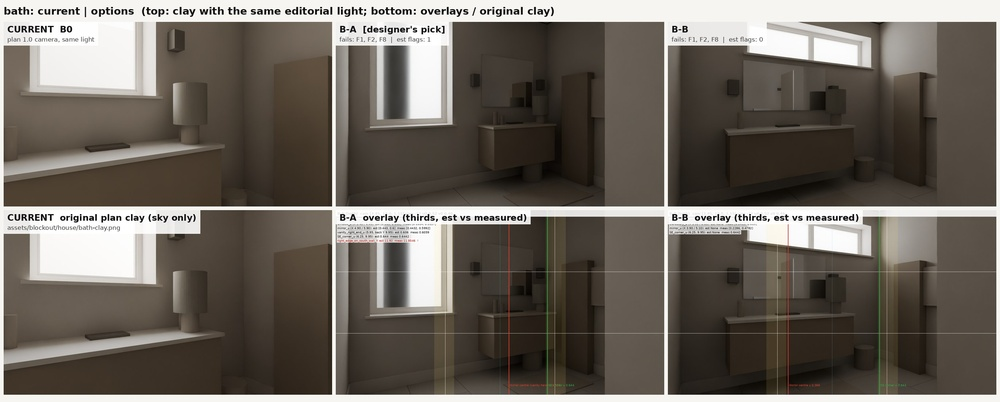
#> input picture assets/blockout/house/framing/bath-compare.jpg, 1000 x 402 px, shrunk from 2740 x 1102 before the run
$ python throw_exposure_sim.py ../../../../assets/blockout/house/framing/all-picks.jpg ../../../../assets/blockout/house/framing/bath-compare.jpg 1.0
#> lines starting #> are read from the running program, lines starting #| are printed output that depends on the picture
### qa/reports/2026-11-12-img1-pilot-r3/tools/lab.py
import numpy as np
M=np.array([[0.4124564,0.3575761,0.1804375],[0.2126729,0.7151522,0.0721750],[0.0193339,0.1191920,0.9503041]])
def srgb_to_lab(rgb):
    c=rgb.astype(np.float64)/255.0
    c=np.where(c<=0.04045,c/12.92,((c+0.055)/1.055)**2.4)
    xyz=c@M.T/np.array([0.95047,1.0,1.08883])
    f=np.where(xyz>(6/29)**3,np.cbrt(xyz),xyz/(3*(6/29)**2)+4/29)
    return np.stack([116*f[...,1]-16,500*(f[...,0]-f[...,1]),200*(f[...,1]-f[...,2])],-1)
def lch(lab):
    L,a,b=lab; return [round(float(L),2),round(float(np.hypot(a,b)),2),round(float(np.degrees(np.arctan2(b,a))%360),1)]
# [16 lines left out: function de00, not called in this run]

### qa/reports/2026-11-12-img1-pilot-r3/tools/throw_exposure_sim.py
import sys, numpy as np, json, cv2
from PIL import Image
# throw_exposure_sim.py <lab_dir> <p2.png> <target_L>: linear-light gain k so the lit side (p90-99 L*, alpha>=0.9) hits target; texture change; SIMULATION ONLY
sys.path.insert(0,sys.argv[1]); from lab import srgb_to_lab, lch
im=np.array(Image.open(sys.argv[2]).convert('RGBA')).astype(float); tgt=float(sys.argv[3]); rgb=im[...,:3]; m=im[...,3]>=0.9*255
#> after `m = im[..., 3] >= 0.9 * 255`: m: shape (402, 1000) bool; every value is 1
lin=lambda c:np.where(c/255<=0.04045,c/255/12.92,((c/255+0.055)/1.055)**2.4); enc=lambda l:255*np.where(np.clip(l,0,1)<=0.0031308,12.92*np.clip(l,0,1),1.055*np.clip(l,0,1)**(1/2.4)-0.055)
def lit(x):
    lab=srgb_to_lab(x[m]); L=lab[:,0]; p90,p99=np.percentile(L,[90,99]); return lch(np.median(lab[(L>=p90)&(L<=p99)],0))
def hp(x):
    L=srgb_to_lab(x)[...,0]; return float(np.std((L-cv2.GaussianBlur(L,(0,0),8))[cv2.erode(m.astype(np.uint8),np.ones((15,15)))>0]))
lo,hi=0.7,1.0
for _ in range(30):
    k=(lo+hi)/2
    if lit(enc(lin(rgb)*k))[0]>tgt: hi=k
    else: lo=k
#> this loop made 30 passes
#> (k, p90 in lit, p99 in lit, hi) on passes 2 to 13: (0.775, 87.35, 90.35, 0.775), (0.737, 85.65, 88.61, 0.737), (0.719, 84.78, 87.71, 0.719), (0.709, 84.34, 87.26, 0.709), (0.705, 84.12, 87.03, 0.705), (0.702, 84.01, 86.92, 0.702), (0.701, 83.96, 86.86, 0.701), (0.701, 83.93, 86.83, 0.701), (0.7, 83.91, 86.82, 0.7), (0.7, 83.91, 86.81, 0.7), (0.7, 83.9, 86.81, 0.7), (0.7, 83.9, 86.8, 0.7)
#> (p90 in lit, p99 in lit, hi) on pass 1: (90.58, 93.68, 0.85)
x=enc(lin(rgb)*k); print(json.dumps({'k':round(k,4),'lit_before':lit(rgb),'lit_after':lit(x),'hp_std_change_pct':round(100*(hp(x)/hp(rgb)-1),1)}))
#> after `x = enc(lin(rgb) * k)`:
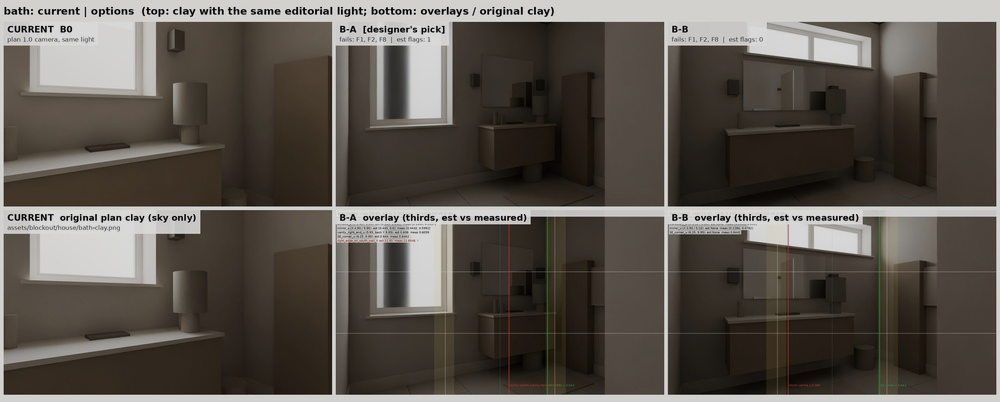
#> x: shape (402, 1000, 3) float64; mean R, G, B 91.9, 86.2, 79.3
#> in srgb_to_lab (call 33), `c=np.where(c<=0.04045,c/12.92,((c+0.055)/1.055)**2.4)`:
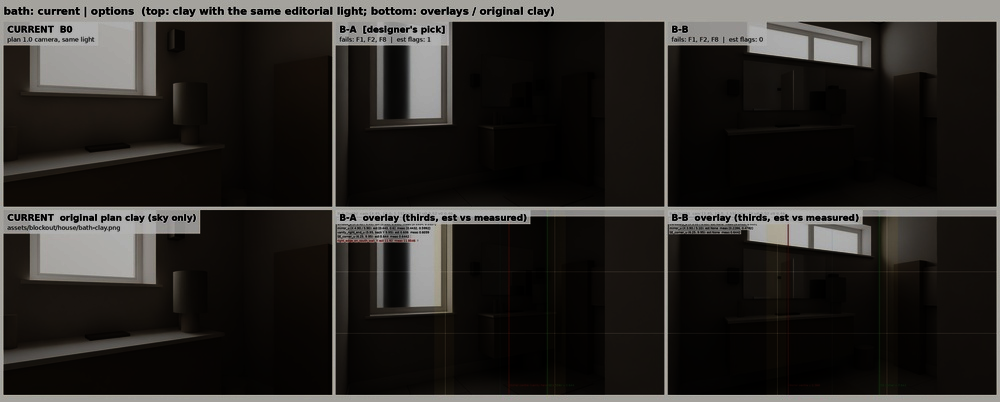
#> c: shape (402, 1000, 3) float64; mean R, G, B 0.171, 0.161, 0.149
#> in srgb_to_lab (call 33), `f=np.where(xyz>(6/29)**3,np.cbrt(xyz),xyz/(3*(6/29)**2)+4/29)`:
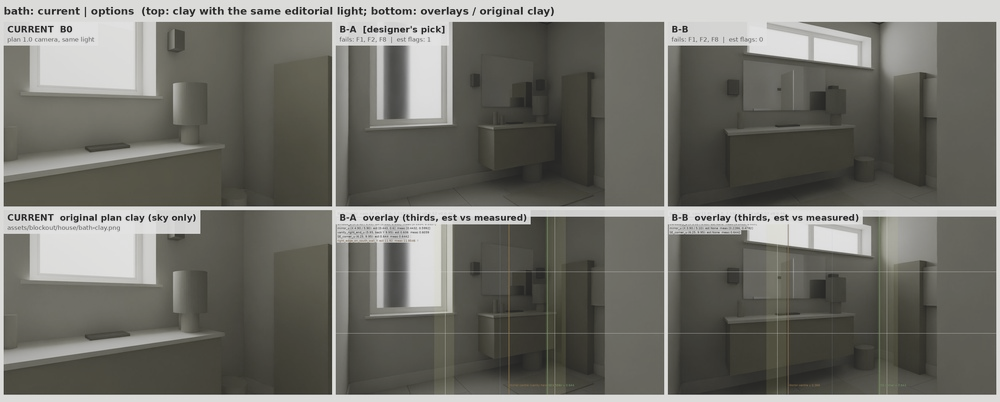
#> f: shape (402, 1000, 3) float64; mean R, G, B 0.447, 0.445, 0.419
#> in srgb_to_lab (call 33), `return np.stack([116*f[...,1]-16,500*(f[...,0]-f[...,1]),200*(f[...,1]..`:
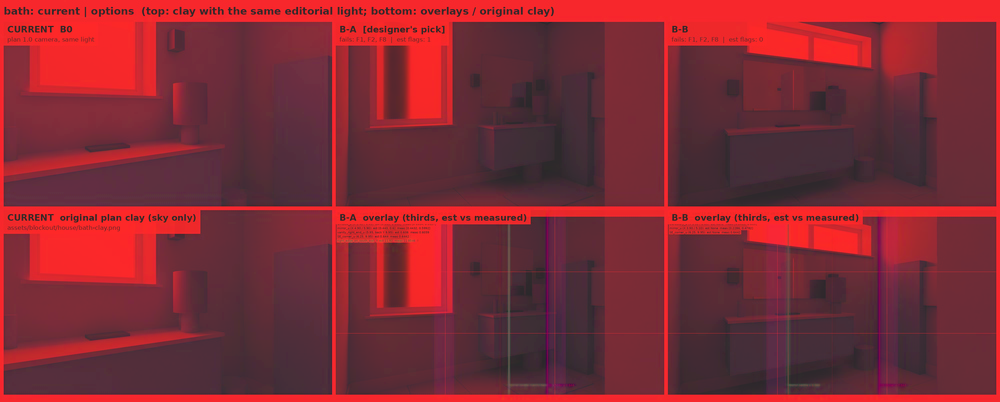
#> returned value: shape (402, 1000, 3) float64; mean of channels 0, 1, 2 35.6, 1.2, 5.2; drawn with min black and max white
#> in srgb_to_lab (call 34), `c=np.where(c<=0.04045,c/12.92,((c+0.055)/1.055)**2.4)`:
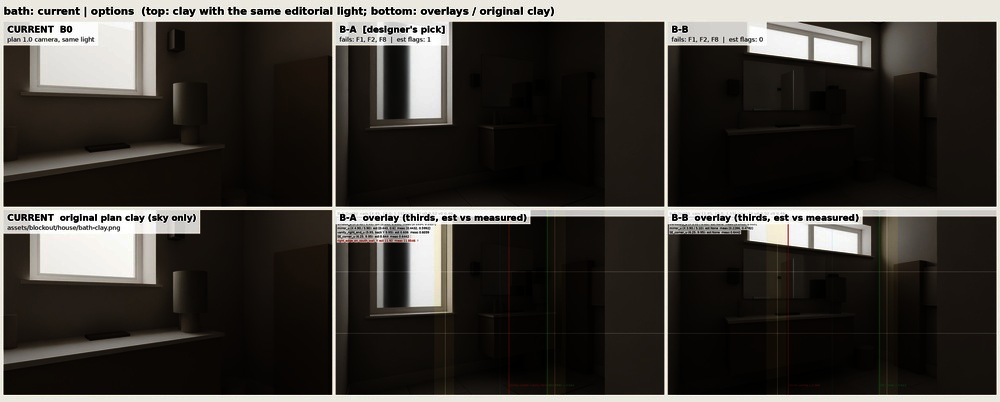
#> c: shape (402, 1000, 3) float64; mean R, G, B 0.244, 0.23, 0.213
#> in srgb_to_lab (call 34), `f=np.where(xyz>(6/29)**3,np.cbrt(xyz),xyz/(3*(6/29)**2)+4/29)`:
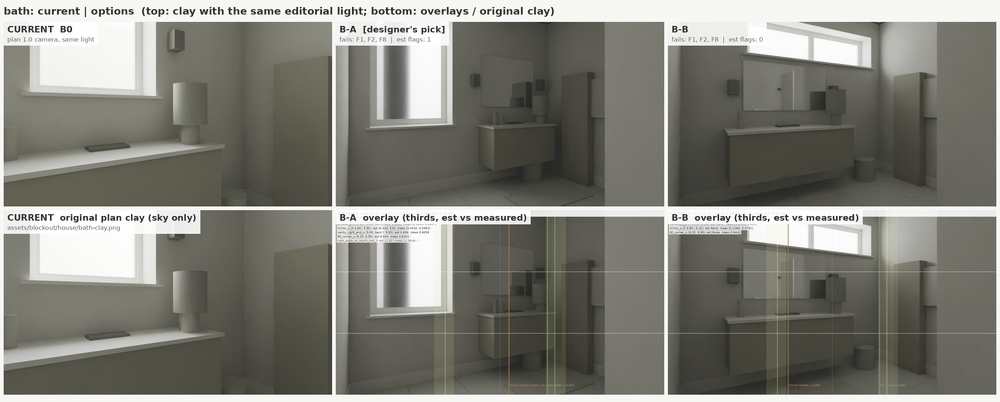
#> f: shape (402, 1000, 3) float64; mean R, G, B 0.503, 0.501, 0.471
#> in hp (call 2), `L = srgb_to_lab(x)[..., 0]`:
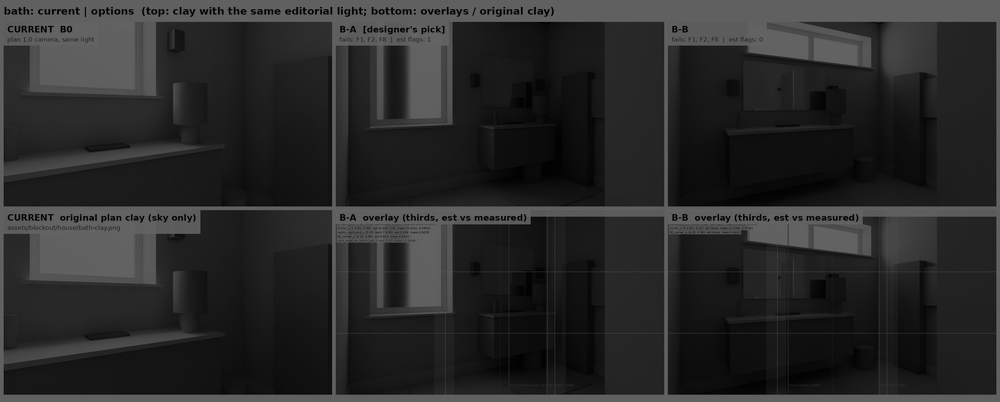
#> L: shape (402, 1000) float64; min 0, max 100, mean 42.1
#| {"k": 0.7, "lit_before": [97.18, 2.06, 99.8], "lit_after": [84.49, 1.83, 99.8], "hp_std_change_pct": -11.4}

$ run again, on assets/blockout/house/framing/corridor-compare.jpg
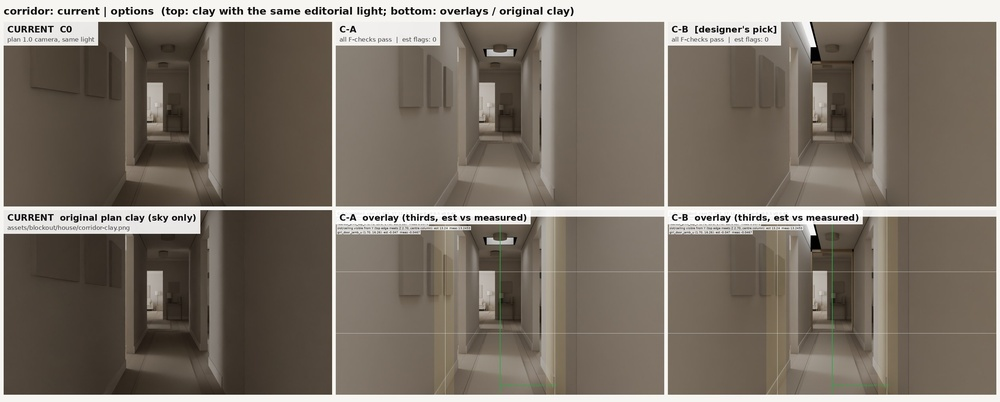
#> input picture assets/blockout/house/framing/corridor-compare.jpg, 1000 x 402 px, shrunk from 2740 x 1102 before the run
#> m: shape (402, 1000) bool; every value is 1
#> the loop `for _ in range(30):` made 30 passes
#> (k, p90 in lit, p99 in lit, hi) on passes 2 to 9: (0.775, 84.83, 89.92, 0.775), (0.737, 83.18, 88.18, 0.737), (0.719, 82.33, 87.29, 0.719), (0.709, 81.9, 86.84, 0.709), (0.705, 81.68, 86.61, 0.705), (0.702, 81.58, 86.5, 0.702), (0.701, 81.52, 86.44, 0.701), (0.701, 81.49, 86.41, 0.701)
#> `x = enc(lin(rgb) * k)`:
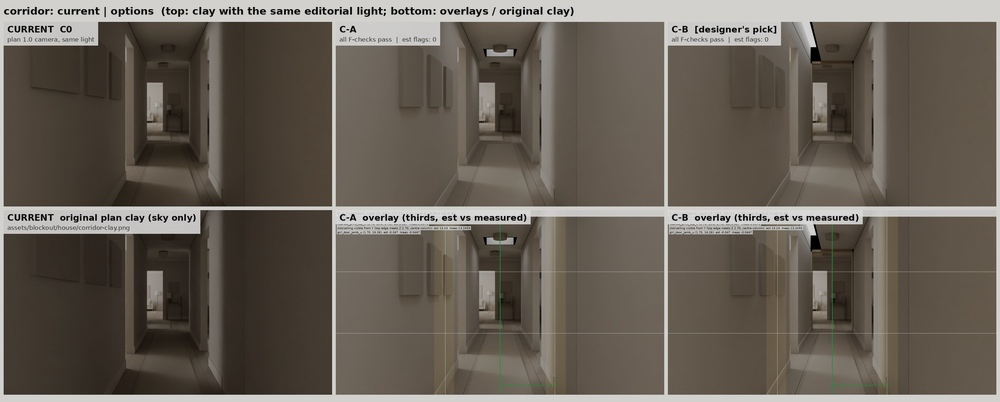
#> x: shape (402, 1000, 3) float64; mean R, G, B 104.1, 96.3, 87.1
#> in hp (call 2), `L = srgb_to_lab(x)[..., 0]`:
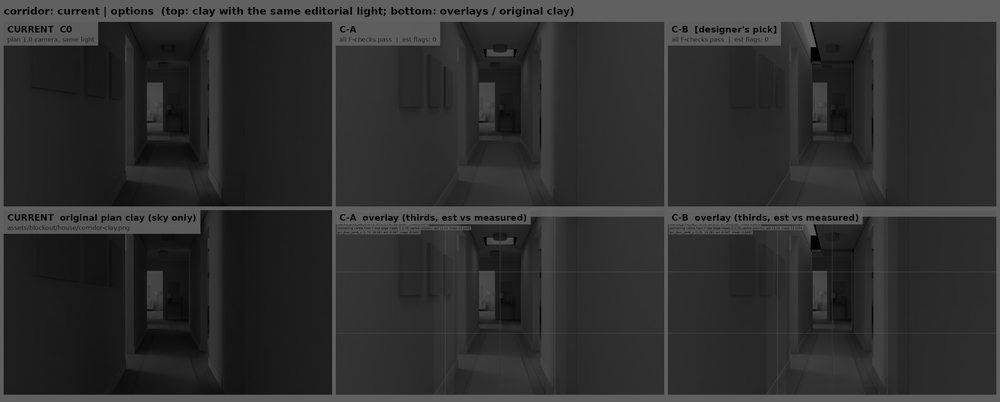
#> L: shape (402, 1000) float64; min 0, max 100, mean 47.7
#| {"k": 0.7, "lit_before": [96.51, 2.07, 100.2], "lit_after": [83.9, 1.84, 100.2], "hp_std_change_pct": -11.5}
